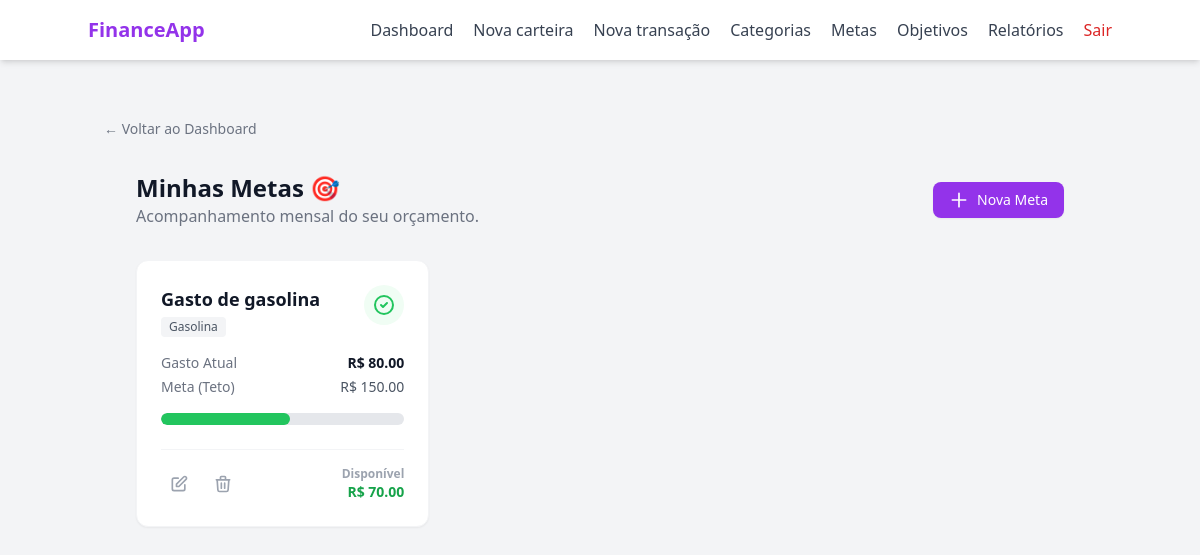
The page /goal/ (signed in) on the database its author committed.
### models/goal.py (models this page shows, shortened)
class Goal(db.Model):
    __tablename__ = "goals"
    id = db.Column(db.Integer, primary_key=True)
    goal_name = db.Column(db.String(100), nullable=False)
    target_amount = db.Column(db.Float, nullable=False)
    created_at = db.Column(db.Date, nullable= False)
    is_active = db.Column(db.Boolean, default=True)
    deadline = db.Column(db.Date, nullable=True)
    user_id = db.Column(db.Integer, db.ForeignKey("users.id"), nullable=False)
    category_id = db.Column(db.Integer, db.ForeignKey("categories.id"), nullable=True)
    category = db.relationship("UserCategory", backref="goals")

### models/category.py (models this page shows, shortened)
class Category(db.Model):
    __tablename__ = "categories"
    id = db.Column(db.Integer, primary_key= True)
    name = db.Column(db.String(100), nullable= False)
    type = db.Column(db.String(20), nullable= False)
    __mapper_args__ = {
        "polymorphic_on": type,
        "polymorphic_identity": "category"
    }

### routes/goal_routes.py (the view)
@goal_bp.route("/", methods=["GET"])
@login_required
def goal_index_page():
    GoalController.check_expired_goals(current_user.id)
    categories = CategoryController.get_user_categories(current_user.id)
    goals = GoalController.get_goals_by_user(current_user.id)
    goals_data = []
    for goal in goals:
        current_amount = 0
        if goal.category:
            for transaction in goal.category.transactions:
                if transaction.transaction_type == "expense" and transaction.created_at >= goal.created_at and transaction.created_at <= goal.deadline:
                    current_amount += transaction.value
        else:
            for transaction in TransactionController.get_user_transactions(current_user.id):
                if transaction.transaction_type == "expense" and transaction.created_at >= goal.created_at and transaction.created_at <= goal.deadline:
                    current_amount += transaction.value
        goals_data.append({
            'id': goal.id,
            'name': goal.goal_name,
            'category_name': goal.category.name if goal.category else 'Sem Categoria',
            'current': float(current_amount),
            'target': float(goal.target_amount),
            'percentage': min(int((current_amount / goal.target_amount) * 100), 100),
            'real_percentage': int((current_amount / goal.target_amount) * 100),
            'remaining': float(goal.target_amount - current_amount),
            'status': 'safe' if current_amount <= goal.target_amount * 0.8 else
                      'warning' if current_amount <= goal.target_amount else
                      'danger'
        })
    return render_template('goal/index.html',
                           goals_data=goals_data,
                           categories=categories)

### controllers/category_controller.py (called while the page is built)
    @staticmethod
    def get_user_categories(user_id):
        return UserCategory.query.filter_by(user_id= user_id).all()

### controllers/goal_controller.py (called while the page is built)
    @staticmethod
    def get_goals_by_user(user_id):
        goals = Goal.query.filter_by(user_id= user_id, is_active= True).all()
        return goals

    @staticmethod
    def check_expired_goals(user_id):
        goals = GoalController.get_goals_by_user(user_id)
        today = datetime.today().date()
        for goal in goals:
            if goal.deadline <= today and goal.is_active:
                goal.is_active = False
        db.session.commit()

### templates/goal/index.html (shortened to what this page needs)
{% extends "base.html" %}
{% block content %}
<div class="text-left pt-4">
    <a href="{{ url_for('main_bp.dashboard_page') }}" class="text-sm text-gray-500 hover:text-purple-600 transition-colors">
            ← Voltar ao Dashboard
    </a>
</div>
<div class="max-w-7xl mx-auto px-4 sm:px-6 lg:px-8 py-8">
    <div class="flex flex-col sm:flex-row justify-between items-start sm:items-center mb-8 gap-4">
        <div>
            <h1 class="text-2xl font-bold text-gray-900">Minhas Metas 🎯</h1>
            <p class="text-gray-500">Acompanhamento mensal do seu orçamento.</p>
        </div>
        <button onclick="openCreateGoalModal()" class="inline-flex items-center px-4 py-2 bg-purple-600 hover:bg-purple-700 text-white text-sm font-medium rounded-lg shadow-sm transition-colors">
            <svg class="w-5 h-5 mr-2" fill="none" stroke="currentColor" viewBox="0 0 24 24"><path stroke-linecap="round" stroke-linejoin="round" stroke-width="2" d="M12 4v16m8-8H4"></path></svg>
            Nova Meta
        </button>
    </div>
    <div class="grid grid-cols-1 md:grid-cols-2 lg:grid-cols-3 gap-6">
        {% for item in goals_data %}
        <div class="bg-white rounded-xl shadow-sm border border-gray-100 p-6 flex flex-col justify-between hover:shadow-md transition-shadow h-full">
            <div>
                <div class="flex justify-between items-start mb-4">
                    <div>
                        <h3 class="font-bold text-gray-900 text-lg">{{ item.name }}</h3>
                        <span class="inline-flex items-center px-2 py-0.5 rounded text-xs font-medium bg-gray-100 text-gray-600 mt-1">
                            {{ item.category_name }}
                        </span>
                    </div>
                    {% if item.real_percentage >= 100 %}
                        <div class="text-red-500 bg-red-50 p-2 rounded-full">
                            <svg class="w-6 h-6" fill="none" stroke="currentColor" viewBox="0 0 24 24"><path stroke-linecap="round" stroke-linejoin="round" stroke-width="2" d="M12 9v2m0 4h.01m-6.938 4h13.856c1.54 0 2.502-1.667 1.732-3L13.732 4c-.77-1.333-2.694-1.333-3.464 0L3.34 16c-.77 1.333.192 3 1.732 3z"></path></svg>
                        </div>
                    {% elif item.real_percentage >= 75 %}
                        <div class="text-yellow-500 bg-yellow-50 p-2 rounded-full">
                            <svg class="w-6 h-6" fill="none" stroke="currentColor" viewBox="0 0 24 24"><path stroke-linecap="round" stroke-linejoin="round" stroke-width="2" d="M13 16h-1v-4h-1m1-4h.01M21 12a9 9 0 11-18 0 9 9 0 0118 0z"></path></svg>
                        </div>
                    {% else %}
                        <div class="text-green-500 bg-green-50 p-2 rounded-full">
                            <svg class="w-6 h-6" fill="none" stroke="currentColor" viewBox="0 0 24 24"><path stroke-linecap="round" stroke-linejoin="round" stroke-width="2" d="M9 12l2 2 4-4m6 2a9 9 0 11-18 0 9 9 0 0118 0z"></path></svg>
                        </div>
                    {% endif %}
                </div>
                <div class="mb-4 space-y-1">
                    <div class="flex justify-between text-sm">
                        <span class="text-gray-500">Gasto Atual</span>
                        <span class="font-bold text-gray-900">R$ {{ "%.2f"|format(item.current) }}</span>
                    </div>
                    <div class="flex justify-between text-sm">
                        <span class="text-gray-500">Meta (Teto)</span>
                        <span class="font-medium text-gray-600">R$ {{ "%.2f"|format(item.target) }}</span>
                    </div>
                </div>
                <div class="relative w-full h-3 bg-gray-200 rounded-full overflow-hidden mb-4">
                    <div class="absolute top-0 left-0 h-full rounded-full transition-all duration-500
                            {{ 'bg-red-500' if item.real_percentage >= 100 else
                               ('bg-yellow-400' if item.real_percentage >= 75 else 'bg-green-500') }}"
                         style="width: {{ item.percentage }}%">
                    </div>
                </div>
            </div>
            <div class="flex items-center justify-between border-t border-gray-100 pt-4 mt-2">
                <div class="flex space-x-2">
                    <button onclick="openEditGoalModal(
                                '{{ url_for('goal_bp.edit_goal', goal_id=item.id) }}',
                                '{{ item.id }}',
                                '{{ item.name }}',
                                '{{ item.target }}')"
                            class="p-2 text-gray-400 hover:text-purple-600 hover:bg-purple-50 rounded-lg transition-colors"
                            title="Editar Meta">
                        <svg class="w-5 h-5" fill="none" stroke="currentColor" viewBox="0 0 24 24">
                            <path stroke-linecap="round" stroke-linejoin="round" stroke-width="2" d="M11 5H6a2 2 0 00-2 2v11a2 2 0 002 2h11a2 2 0 002-2v-5m-1.414-9.414a2 2 0 112.828 2.828L11.828 15H9v-2.828l8.586-8.586z"></path>
                        </svg>
                    </button>
                    <button onclick="openConfirmModal(
                            '{{ url_for('goal_bp.delete_goal', goal_id=item.id) }}',
                            'Excluir Meta',
                            'Tem certeza que deseja apagar a meta de <b>{{ item.name }}</b>?'
                            )"
                            class="p-2 text-gray-400 hover:text-red-600 hover:bg-red-50 rounded-lg transition-colors"
                            title="Excluir Meta">
                        <svg class="w-5 h-5" fill="none" stroke="currentColor" viewBox="0 0 24 24">
                            <path stroke-linecap="round" stroke-linejoin="round" stroke-width="2" d="M19 7l-.867 12.142A2 2 0 0116.138 21H7.862a2 2 0 01-1.995-1.858L5 7m5 4v6m4-6v6m1-10V4a1 1 0 00-1-1h-4a1 1 0 00-1 1v3M4 7h16"></path>
                        </svg>
                    </button>
                </div>
                <div class="text-right text-xs font-semibold">
                    {% if item.remaining >= 0 %}
                        <span class="text-gray-400 block">Disponível</span>
                        <span class="text-green-600 text-sm">R$ {{ "%.2f"|format(item.remaining) }}</span>
                    {% else %}
                        <span class="text-red-500">Excedido</span>
                        <div class="text-red-600 text-sm">R$ {{ "%.2f"|format(item.remaining | abs) }}</div>
                    {% endif %}
                </div>
            </div>
        </div>
        {% endfor %}
    </div>
</div>
{% endblock %}

### rows shown on the page
Goal: name "Gasto de gasolina", target "150.00"
Category: category_name "Gasolina"

### other values the page prints
{{ "%.2f"|format(item.current) }} "80.00"
{{ "%.2f"|format(item.remaining) }} "70.00"
